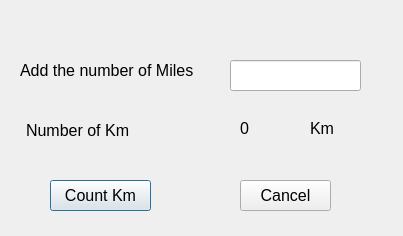
<?xml version="1.0" encoding="UTF-8"?>
<ui version="4.0">
 <class>milestokm</class>
 <widget class="QDialog" name="milestokm">
  <property name="geometry">
   <rect>
    <x>0</x>
    <y>0</y>
    <width>403</width>
    <height>236</height>
   </rect>
  </property>
  <property name="windowTitle">
   <string>Miles to Km</string>
  </property>
  <widget class="QPushButton" name="pushButton">
   <property name="geometry">
    <rect>
     <x>50</x>
     <y>180</y>
     <width>101</width>
     <height>31</height>
    </rect>
   </property>
   <property name="font">
    <font>
     <pointsize>12</pointsize>
    </font>
   </property>
   <property name="text">
    <string>Count Km</string>
   </property>
  </widget>
  <widget class="QPushButton" name="pushButton_2">
   <property name="geometry">
    <rect>
     <x>240</x>
     <y>180</y>
     <width>91</width>
     <height>31</height>
    </rect>
   </property>
   <property name="font">
    <font>
     <pointsize>12</pointsize>
    </font>
   </property>
   <property name="text">
    <string>Cancel</string>
   </property>
  </widget>
  <widget class="QLineEdit" name="lineEdit">
   <property name="geometry">
    <rect>
     <x>230</x>
     <y>60</y>
     <width>131</width>
     <height>31</height>
    </rect>
   </property>
  </widget>
  <widget class="QLabel" name="label">
   <property name="geometry">
    <rect>
     <x>20</x>
     <y>60</y>
     <width>181</width>
     <height>21</height>
    </rect>
   </property>
   <property name="font">
    <font>
     <pointsize>12</pointsize>
    </font>
   </property>
   <property name="text">
    <string>Add the number of Miles</string>
   </property>
  </widget>
  <widget class="QLabel" name="label_2">
   <property name="geometry">
    <rect>
     <x>26</x>
     <y>120</y>
     <width>111</width>
     <height>20</height>
    </rect>
   </property>
   <property name="font">
    <font>
     <pointsize>12</pointsize>
    </font>
   </property>
   <property name="text">
    <string>Number of Km</string>
   </property>
  </widget>
  <widget class="QLabel" name="label_3">
   <property name="geometry">
    <rect>
     <x>240</x>
     <y>120</y>
     <width>47</width>
     <height>16</height>
    </rect>
   </property>
   <property name="font">
    <font>
     <pointsize>12</pointsize>
    </font>
   </property>
   <property name="text">
    <string>0</string>
   </property>
  </widget>
  <widget class="QLabel" name="label_4">
   <property name="geometry">
    <rect>
     <x>310</x>
     <y>120</y>
     <width>47</width>
     <height>16</height>
    </rect>
   </property>
   <property name="font">
    <font>
     <pointsize>12</pointsize>
    </font>
   </property>
   <property name="text">
    <string>Km</string>
   </property>
  </widget>
 </widget>
 <resources/>
 <connections/>
</ui>
